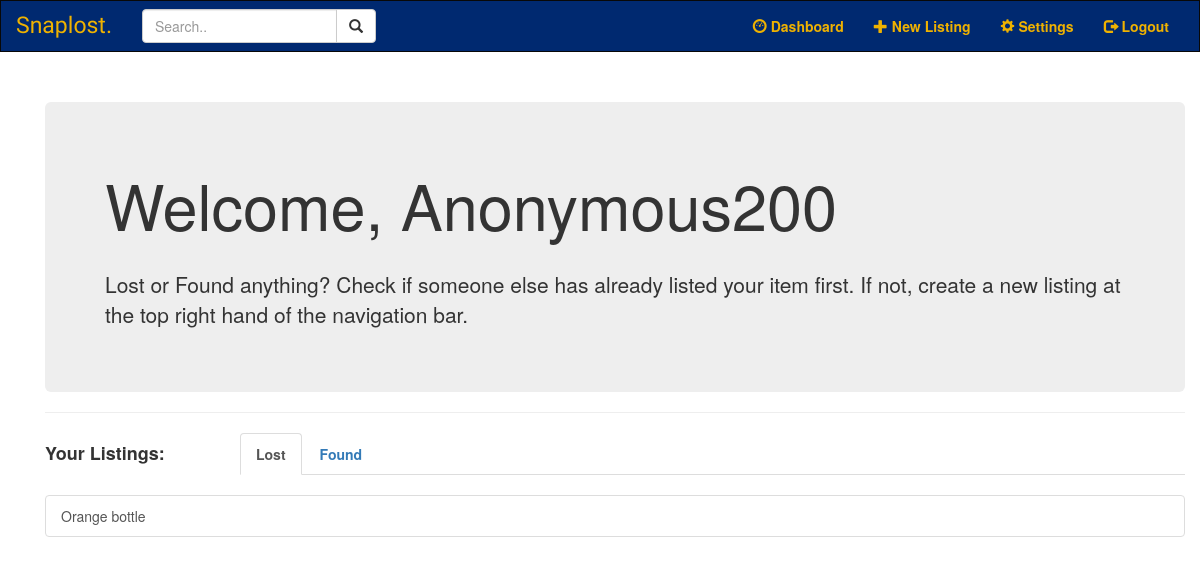
Page /dashboard (signed in) on the earlier database version.
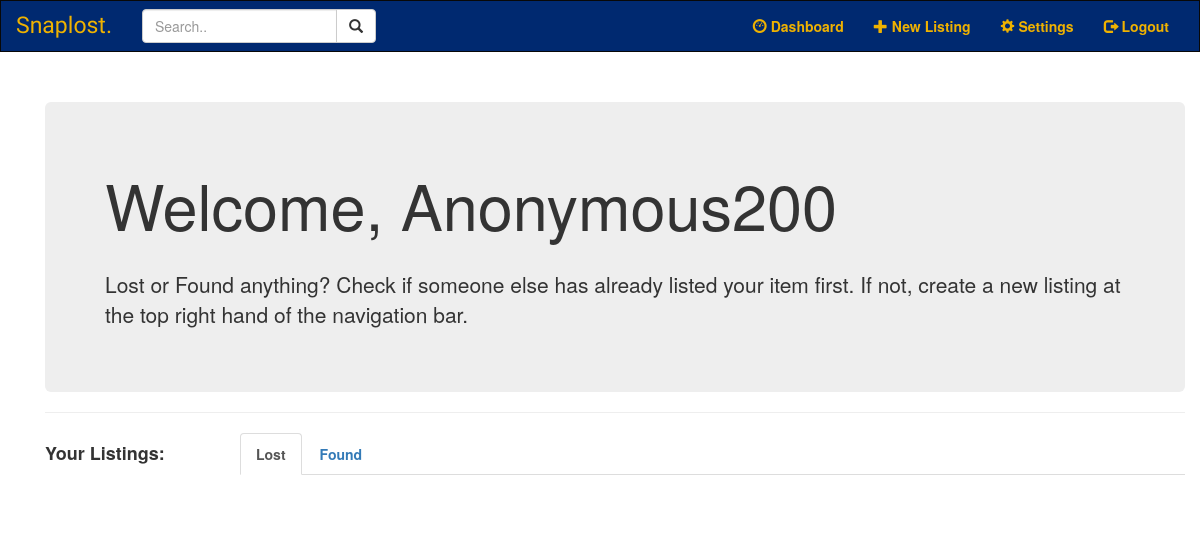
Same page on the later database version.
### models.py (models this page shows)
class User(UserMixin, db.Model):
    __tablename__ = "user"
    __table_args__ = {'extend_existing': True}
    id = db.Column(db.Integer, primary_key=True)
    email = db.Column(db.String(100), unique=True)
    password = db.Column(db.String(100))
    name = db.Column(db.String(1000))
    listing = db.relationship('Item', backref='lister', cascade='all, delete-orphan', lazy='dynamic')

class Item(UserMixin, db.Model):
    __tablename__ = "item"
    __table_args__ = {'extend_existing': True}
    id = db.Column(db.Integer, primary_key=True)
    category = db.Column(db.String(100), nullable=False)
    item = db.Column(db.String(100), nullable=False)
    description = db.Column(db.String(1000), nullable=False)
    occurdate = db.Column(db.Date)
    time = db.Column(db.Time)
    user_id = db.Column(db.Integer, db.ForeignKey('user.id'))

### main.py (the view)
@main.route('/dashboard')
@login_required
def dashboard():
	listings = Item.query.filter_by(lister=current_user)
	return render_template('dashboard.html', name=current_user.name, listings=listings)

### __init__.py (called while the page is built)
def create_app():
    app = Flask(__name__)
    app.config['SQLALCHEMY_TRACK_MODIFICATIONS'] = False
    app.config['SECRET_KEY'] = os.urandom(24)
    app.config['SQLALCHEMY_DATABASE_URI'] = 'sqlite:///db.sqlite'
    db.init_app(app)
    login_manager = LoginManager()
    login_manager.login_view = 'auth.login'
    login_manager.login_message_category = 'danger'
    login_manager.init_app(app)
    from .models import User
    @login_manager.user_loader # A user loader tells Flask-Login how to find a specifc user from the ID
    def load_user(user_id):
        return User.query.get(int(user_id))
    from .auth import auth as auth_blueprint
    app.register_blueprint(auth_blueprint)
    from .main import main as main_blueprint
    app.register_blueprint(main_blueprint)
    from .item import item as item_blueprint
    app.register_blueprint(item_blueprint)
    return app

### templates/dashboard.html (shortened to what this page needs)
{% extends "base.html" %}
{% block content %}
<div class="container">
	<div class="jumbotron">
		<h1>Welcome, {{ name }}</h1>
		<br>
		<p>Lost or Found anything? Check if someone else has already listed your item first. If not, create a new listing at the top right hand of the navigation bar.</p>
	</div>
	<hr>
	<div class="row">
		<div class="col-sm-2">
			<h4><b> Your Listings: </b></h4>
		</div>
		<div class="col-sm-10">
			<ul class="nav nav-tabs">
				<li class="active"><a data-toggle="tab" href="#lost"><b>Lost</b></a></li>
				<li><a data-toggle="tab" href="#found"><b>Found</b></a></li>
			</ul>
		</div>
	</div>
	<br>
	<div class="tab-content">
		<div id="lost" class="tab-pane fade in active">
			<div class="list-group">
				{% for listing in listings %}
					{% if listing.category == "lost" %}
						<a href="{{ url_for('item.listing', listing_id=listing.id) }}"
							class="list-group-item">{{ listing.item }}</a>
					{% endif %}
				{% endfor %}
			</div>
		</div>
	</div>
</div>
{% endblock %}

### templates/base.html (shortened to what this page needs)
<!DOCTYPE html>
<html lang="en">
    <head>
        <link rel="stylesheet" href="https://maxcdn.bootstrapcdn.com/bootstrap/3.4.1/css/bootstrap.min.css">
        <link href="{{ url_for('static', filename='style.css' )}}" rel="stylesheet">
    </head>
    <body>
        <nav class="navbar navbar-inverse">
            <div class="container-fluid">
                <div class="navbar-header">
                    <a class="navbar-brand" href="{{ url_for('main.home') }}">Snaplost.</a>
                </div>
                <div class="collapse navbar-collapse" id="myNavbar">
                        <form class="navbar-form navbar-left" role="search">
                            <div class="form-group input-group">
                                <input type="text" class="form-control" placeholder="Search..">
                                <span class="input-group-btn">
                                    <button class="btn btn-default" type="button">
                                        <span class="glyphicon glyphicon-search"></span>
                                    </button>
                                </span>
                            </div>
                        </form>
                    <ul class="nav navbar-nav navbar-right">
                        <li>
                            {% if current_user.is_authenticated %}
                            <a href="{{ url_for('main.dashboard') }}">
                                <span class="glyphicon glyphicon-dashboard"></span>
                                <b>Dashboard</b>
                            </a>
                            {% endif %}
                        </li>
                        <li>
                            {% if current_user.is_authenticated %}
                            <a href="{{ url_for('item.create')}}">
                                <span class="glyphicon glyphicon-plus"></span>
                                <b> New Listing </b>
                            </a>
                            {% endif %}
                        </li>
                        <li>
                            {% if current_user.is_authenticated %}
                            <a href="{{ url_for('auth.settings')}}">
                                <span class="glyphicon glyphicon-cog"></span>
                                <b> Settings </b>
                            </a>
                            {% endif %}
                        </li>
                        <li>
                            {% if current_user.is_authenticated %}
                            <a href="{{ url_for('auth.logout')}}">
                                <span class="glyphicon glyphicon-log-out"></span>
                                <b> Logout </b>
                            </a>
                            {% endif %}
                        </li>
                    </ul>
                </div>
            </div>
        </nav>
        <div class="container">
            {% block content %} {% endblock %}
        </div>
    </body>
</html>

### static/style.css (style rules this page uses)
.navbar { margin-bottom: 50px; border-radius: 0; }
.jumbotron { margin-bottom: 0; }
.navbar-inverse { background-color: #002970; }
.navbar-inverse .navbar-brand, .navbar-inverse .navbar-nav>li>a { color: #efb200 !important; }
.navbar-inverse .navbar-brand { font-family: 'Hind Siliguri', sans-serif; font-size: 23px; }

Differences in the rows shown:
no longer on this page (row edited): Item: item "Orange bottle"
